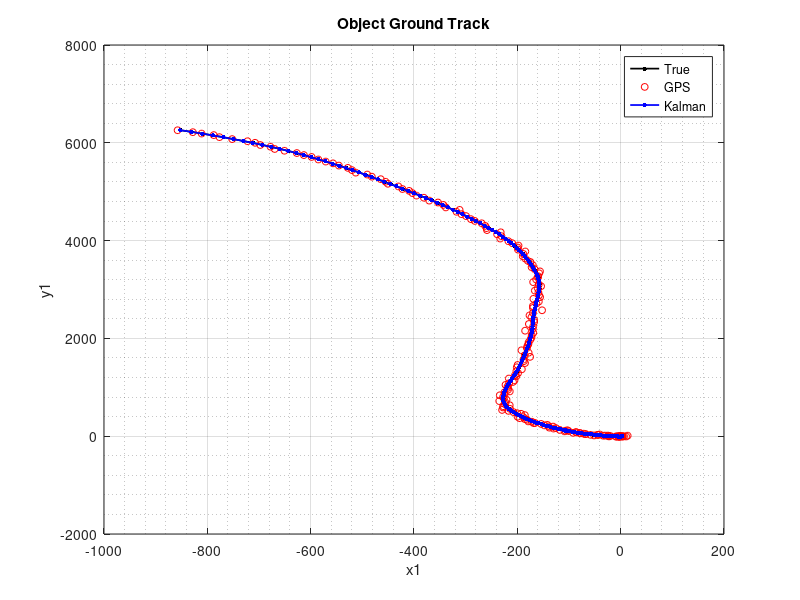
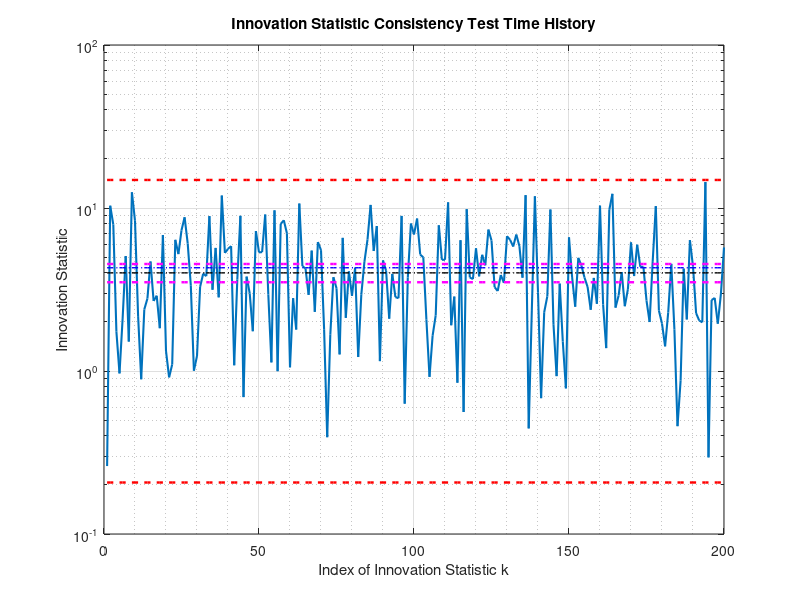
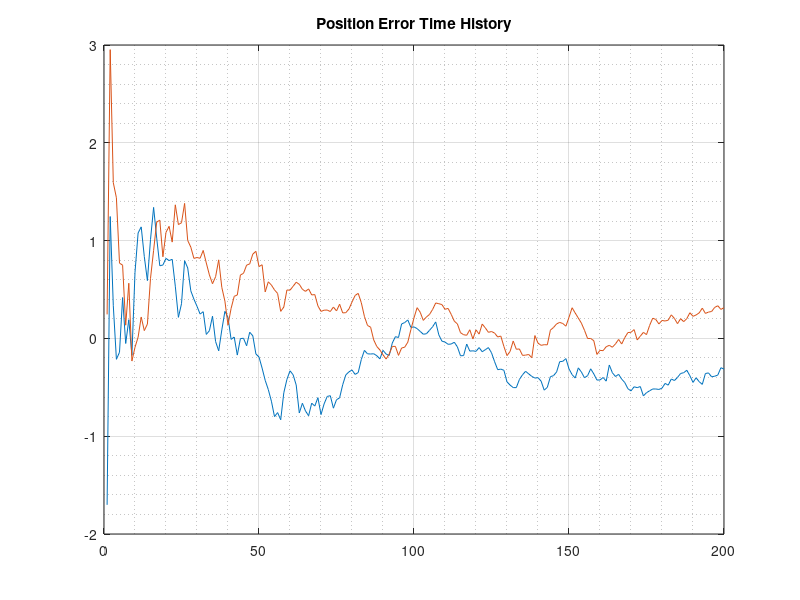
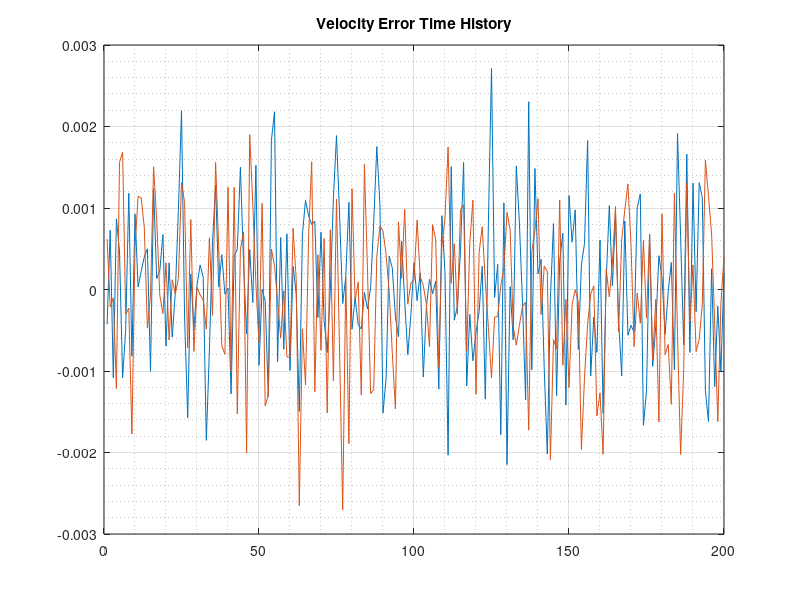

Here is the MATLAB script that generated these plots, in order:
%% Filter Process Noise Covariance Example
% 
% This script serves as a brief tutorial on tuning the Process Noise 
% Covariance for a Kalman Filter. Recall that the Kalman Filter is, for 
% linear processes, the optimal Maximum Likelihood and Minimum Mean 
% Squared Error estimator for the system described by:
% 
%   x(k+1) = F*x(k) + Gamma*v(k)        - State Transition
%   z(k+1) = H*x(k+1) + w(k+1)          - Measurement
% 
% In this example, a vehicle will be driving on a road in two dimensions.
% The vehicle state will be modeled as the x1 and x2 position, velocity,
% and acceleration components.
% 
% The point of this script is to show what it means that the Process Noise
% Covariance (Q) needs to be tuned. It's not like the Measurement Noise
% Covariance (R) that can be measured by taking the standard deviation of
% sensor errors. There are rules of thumb to guess Q, but beyond that
% there's no theoretical way to do it. I think that it would probably be a
% good problem for machine learning.
% 
% DEPENDENCIES
% zhist.mat
% xhist.mat
% 
% @author: Matt Marti
% @date: 2018-12-16

clear, clc


%% Governing System Parameters
% In this example, we'll assume we're measuring a car with a GPS. So the
% system will essentially be x and y positions, velocities, accelerations.
% The state will take the form:
% 
%   x(k) = [ x1; v1; a1; x2; v2; a2 ]
% 
% Measurements will take the form:
% 
%   z(k) = [ x1; v1; x2; v2 ]
% 
% Let the standard deviation of GPS be 5 meters for position, and 0.001 m/s
% for velocity. This is essentially a loosely coupled GPS Filter, meaning
% we are using position and velocity measurements instead of pseudorange
% and Doppler.

% Measurement Delta Time
dt = .2;

% F - State Transition Matrix
% x = [ x1; v1; a1; x2; v2; a2 ]
F = [ 1,  dt,  dt^2/2, 0,  0,   0      ; ...
      0,  1,   dt,     0,  0,   0      ; ...
      0,  0,   1,      0,  0,   0      ; ...
      0,  0,   0,      1,  dt,  dt^2/2 ; ...
      0,  0,   0,      0,  1,   dt     ; ...
      0,  0,   0,      0,  0,   1      ];

% H - Measurement Model
% z = [ x1; v1; x2; v2 ]
H = [ 1, 0, 0, 0, 0, 0 ;...
      0, 1, 0, 0, 0, 0 ;...
      0, 0, 0, 1, 0, 0 ;...
      0, 0, 0, 0, 1, 0 ];

% R - Measurement Noise Covariance
R = [ 5^2,  0,        0,    0       ; ...
      0,    0.001^2,  0,    0       ; ...
      0,    0,        5^2,  0       ; ...
      0,    0,        0,    0.001^2 ];


%% Process Noise
% These need to be chosen correctly to get better estimates. Try different
% values to see how they improve or worsen the Chi-Squared Distribution
% tests.
% 
% The way things are set up here, process noise affects velocity and
% acceleration.

% Gamma - Process Noise Gain
% This is the partial derivative of the state transition function with
% respect to the process noise terms. Essentially, it lets you add the
% process noise to the state. The purpose of this matrix is more obvious
% for non-linear functions and the Extended Kalman Filter.
Gamma = [ 0,  0,  0,  0 ; ...
          1,  0,  0,  0 ; ...
          0,  1,  0,  0 ; ...
          0,  0,  0,  0 ; ...
          0,  0,  1,  0 ; ...
          0,  0,  0,  1 ];

% Q - Process Noise Covariance
% This is the real important part. These values are assumed, and there's no
% solid theoretical way to get them. Hence, a machine learning technique
% could be used to guess them to get the filter to work right. Not knowning
% this matrix also extends to it's dimension. For example, here there is no
% prcoess noise for position, but whose to say the car isn't slipping? Is
% the noise correlated (elements off the diagonal)?
Q = [ 0.09,  0,  0,     0  ; ...
      0,     4,  0,     0  ; ...
      0,     0,  0.09,  0  ; ...
      0,     0,  0,     4  ];

% As an alternative, you can try to switch between the Q values below
% Q = 0.0001*Q;
% Q = 0.001*Q;
% Q = 0.01*Q;
% Q = 0.1*Q;
% Q = 10*Q;
% Q = 100*Q;
% Q = 1000*Q;
% Q = 10000*Q;
% Q = 0.001*eye(4);
% Q = 0.01*eye(4);
% Q = 0.1*eye(4);
% Q = 1*eye(4);
% Q = 10*eye(4);
% Q = 100*eye(4);
% Q = 1000*eye(4);


%% Run Filter on System

% Load measurement time history
load('zhist.mat');
N = size(zhist,2);

% Initial state estimate - assume we are starting from the first GPS
% measurement
xhat_0 = [ 0; 0; 0; 0; 0; 0 ];

% Initial Covariance estimate - This can be set pretty big and it will
% converge fast for a linear system. Don't want it to be too small if you
% think you're not accurate
P_0 = 10*eye(6);

% Preallocate data arrays
xhathist = zeros(6,N);
Phist = zeros(6,6,N);
epsilonhist = zeros(1,N);

% Initialize loop variables
xhat_k = xhat_0;
P_k = P_0;

% Run Filter
for kp1 = 1:N % Index by k+1
    
    % Dynamic Propagation - Predict the next state
    xbar_kp1 = F*xhat_k;
    Pbar_kp1 = F*P_k*(F') + Gamma*Q*(Gamma');
    
    % Obtain Measurement Data
    zkp1 = zhist(:,kp1);
    
    % Filter Innovation
    nu_kp1 = zkp1 - H*xbar_kp1;
    
    % Compute Kalman Gain
    S_kp1 = H*Pbar_kp1*(H') + R;
    invS_kp1 = inv(S_kp1);
    W_kp1 = Pbar_kp1*(H')*invS_kp1; %#ok
    
    % Measurement Update - Correct the prediction based on measurements
    xhat_kp1 = xbar_kp1 + W_kp1*nu_kp1;
    P_kp1 = Pbar_kp1 - W_kp1*S_kp1*(W_kp1');
    
    % Innovation Statistic
    epsilon_kp1 = (nu_kp1')*invS_kp1*nu_kp1; %#ok
    
    % Save data
    xhathist(:,kp1) = xhat_kp1;
    Phist(:,:,kp1) = P_kp1;
    epsilonhist(kp1) = epsilon_kp1;
    
    % Iterate
    xhat_k = xhat_kp1;
    P_k = P_kp1;
end


%% Chi-Squared Distribution Test for Filter Consistency
% This is what's known as a consistency test. It makes sure that the Filter
% Innovation is sampled from a Chi-Squared distribution of degree equal to 
% the number of elements of the measurement vector z. Essentially, this is
% what you use to tell that the Filter is working correctly (In the absence
% of truth data).

% "1% of points may lie outside these bounds"
alpha = 0.01;

% Chi-Squared Distribution Bounds for Innovation Statistic
% These are displayed as red lines on the Innovation Statistic Mean Time
% History. A certain percentage of points must lie within these bounds.
nz = 4; % Number of Measurements
r1nu = chi2inv(alpha/2, nz);
r2nu = chi2inv(1-alpha/2, nz);

% Chi-Squared Distribution Bounds for Innovation Statistic Mean
% These are displayed as magenta lines on the Consistency Test Time
% Hisotry. The mean value of the Innovation Statistic must lie within these
% bounds.
r1nu_mean = chi2inv(alpha/2, N*nz)/N;
r2nu_mean = chi2inv(1-alpha/2, N*nz)/N;

% Chi-squared distribution test
passcount = zeros(N,1);
for k = 1:N
    passcount(k) = (r1nu <= epsilonhist(k)) && (epsilonhist(k) <= r2nu);
end
passrate = 100*sum(passcount)/length(passcount);
pass = passrate >= 100*(1-alpha);

% Filter consistency can also be measured by running Monte-Carlo
% simulations. However, for this example, we are assuming we don't have the
% true state time history.

% Display whether filter passes consistency test
if pass
    fprintf('Filter passed consistency test\n');
else
    fprintf('Filter failed consistency test\n');
end
fprintf('Filter pass rate: %.2f\n', passrate);


%% Plot State Estimates

% Load Truth Data
load xhist.mat

% Ground Track Plot
figure(1)
hold off
plot(xhist(1,:), xhist(4,:),'k.-', 'linewidth', 1.25, 'markersize', 10);
hold on
plot(zhist(1,:), zhist(3,:),'ro', 'markersize', 5);
plot(xhathist(1,:), xhathist(4,:),'b.-', 'linewidth', 1.25, 'markersize', 10);
title('Object Ground Track');
xlabel('x1');
ylabel('y1');
legend({'True', 'GPS','Kalman'});
grid on, grid minor

% Innovation Statistic Plot
figure(2);
hold off;
semilogy(epsilonhist', 'linewidth', 1.5);
hold on;
semilogy(r1nu*ones(size(epsilonhist)), 'r--', 'linewidth', 1.75);
semilogy(r2nu*ones(size(epsilonhist)), 'r--', 'linewidth', 1.75);
semilogy(r1nu_mean*ones(size(epsilonhist)), 'm--', 'linewidth', 1.75);
semilogy(r2nu_mean*ones(size(epsilonhist)), 'm--', 'linewidth', 1.75);
semilogy(mean(epsilonhist)*ones(size(epsilonhist)), 'b-.', ...
    'linewidth', 1);
semilogy(nz*ones(size(epsilonhist)), 'k-.', 'linewidth', 1);
hold off;
title('Innovation Statistic Consistency Test Time History');
ylabel('Innovation Statistic');
xlabel('Index of Innovation Statistic k');
grid on, grid minor;

% Position Error
figure(3);
hold off
plot((xhathist([1,4],:) - xhist([1,4],:))');
title('Position Error Time History');
grid on, grid minor

% Velocity Error
figure(4);
hold off
plot((xhathist([2,5],:) - xhist([2,5],:))');
title('Velocity Error Time History');
grid on, grid minor

% Acceleration Error
figure(5);
hold off
plot((xhathist([3,6],:) - xhist([3,6],:))');
title('Acceleration Error Time History');
grid on, grid minor

% Acceleration Time History
figure(6);
hold off
plot(xhist([3,6],:)', 'b');
hold on
plot(xhathist([3,6],:)','r');
title('Acceleration Time History');
legend({'True', '', 'Kalman', ''});
grid on, grid minor